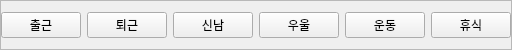
                     <widget class="QFrame" name="Tags">
                      <property name="minimumSize">
                       <size>
                        <width>0</width>
                        <height>50</height>
                       </size>
                      </property>
                      <property name="maximumSize">
                       <size>
                        <width>16777215</width>
                        <height>50</height>
                       </size>
                      </property>
                      <property name="frameShape">
                       <enum>QFrame::StyledPanel</enum>
                      </property>
                      <property name="frameShadow">
                       <enum>QFrame::Raised</enum>
                      </property>
                      <layout class="QHBoxLayout" name="horizontalLayout_4">
                       <property name="leftMargin">
                        <number>0</number>
                       </property>
                       <property name="topMargin">
                        <number>0</number>
                       </property>
                       <property name="rightMargin">
                        <number>0</number>
                       </property>
                       <property name="bottomMargin">
                        <number>0</number>
                       </property>
                       <item>
                        <widget class="QPushButton" name="tag1">
                         <property name="text">
                          <string>출근</string>
                         </property>
                        </widget>
                       </item>
                       <item>
                        <widget class="QPushButton" name="tag2">
                         <property name="text">
                          <string>퇴근</string>
                         </property>
                        </widget>
                       </item>
                       <item>
                        <widget class="QPushButton" name="tag3">
                         <property name="text">
                          <string>신남</string>
                         </property>
                        </widget>
                       </item>
                       <item>
                        <widget class="QPushButton" name="tag4">
                         <property name="text">
                          <string>우울</string>
                         </property>
                        </widget>
                       </item>
                       <item>
                        <widget class="QPushButton" name="tag5">
                         <property name="text">
                          <string>운동</string>
                         </property>
                        </widget>
                       </item>
                       <item>
                        <widget class="QPushButton" name="tag6">
                         <property name="text">
                          <string>휴식</string>
                         </property>
                        </widget>
                       </item>
                      </layout>
                     </widget>
